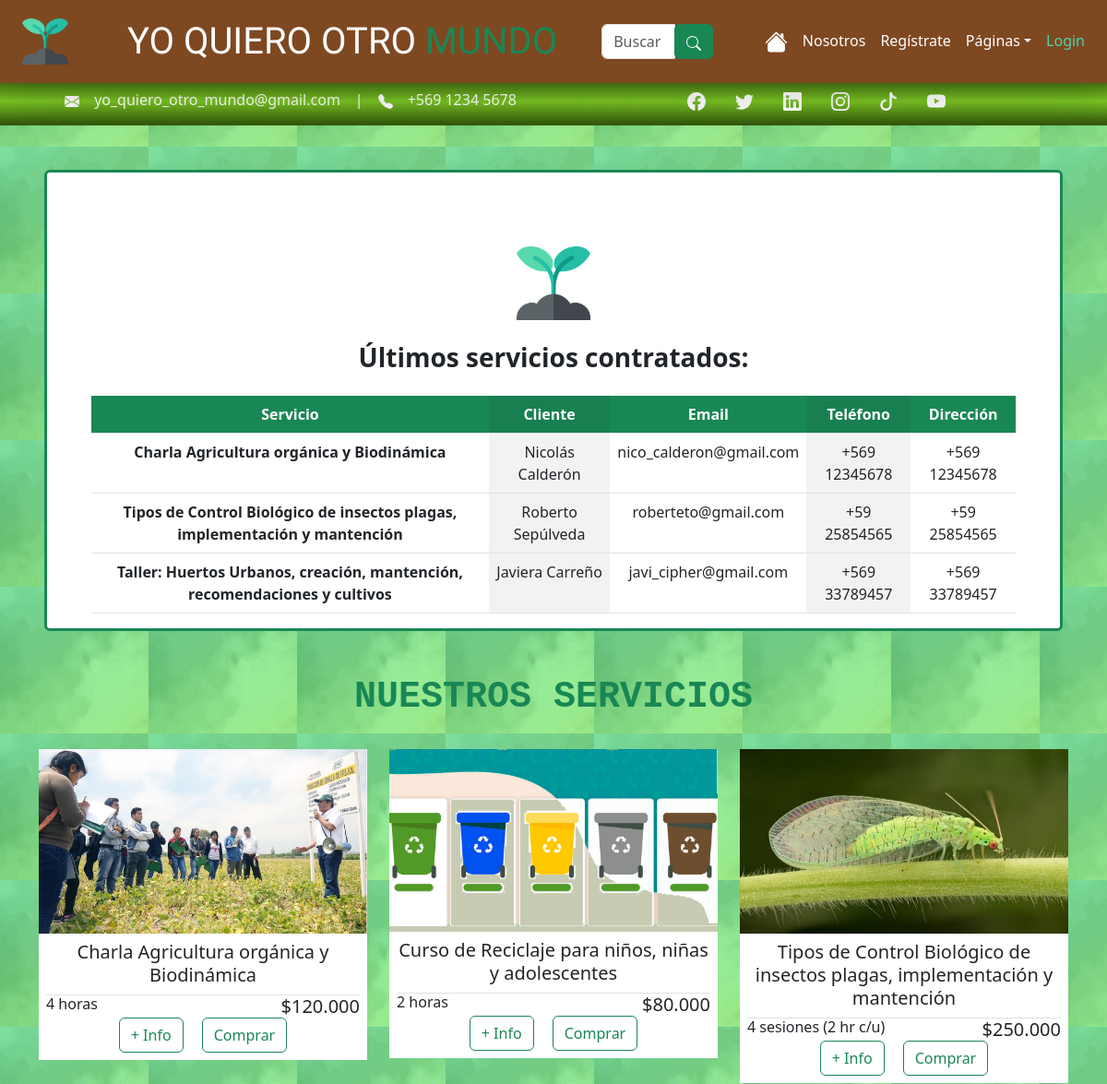
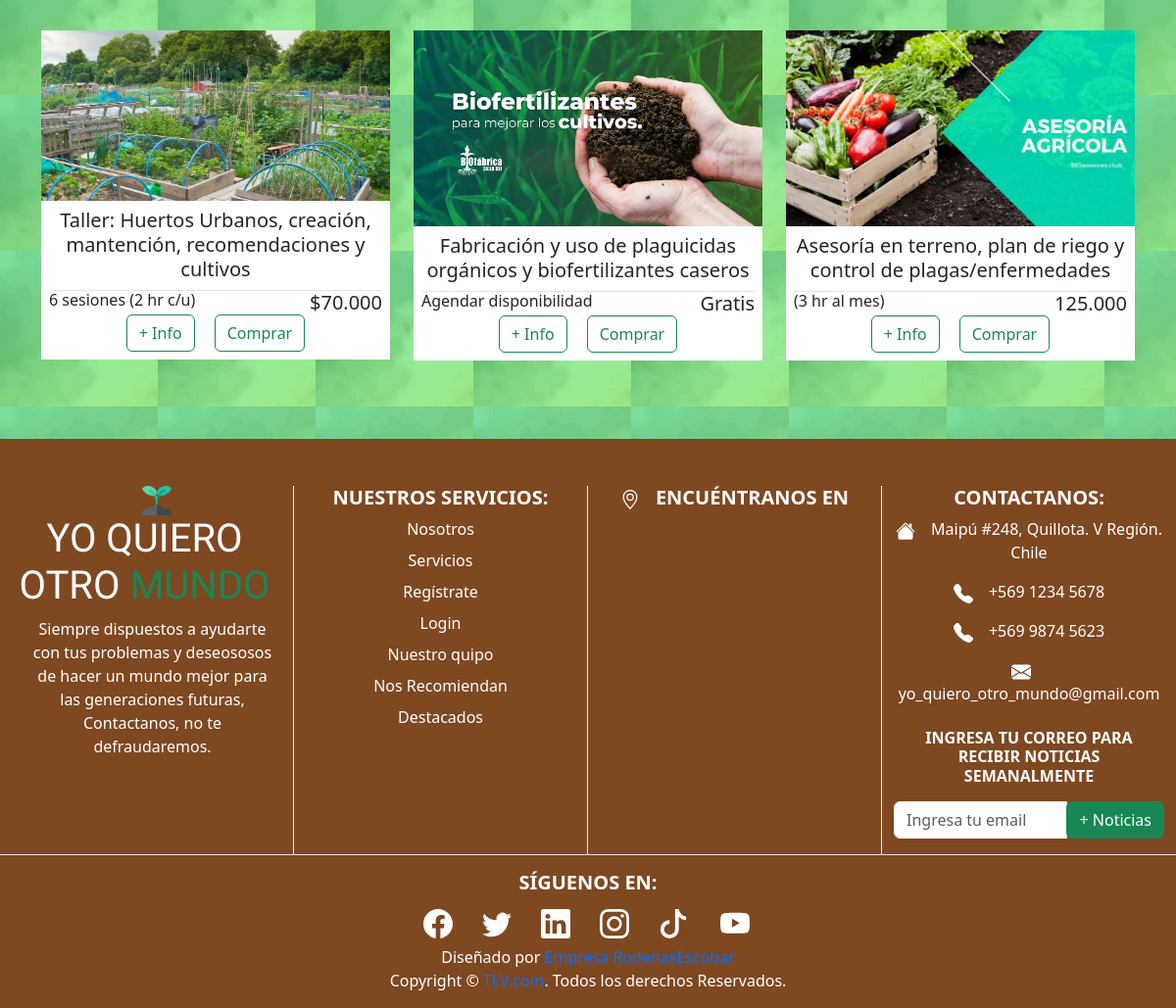
The app's page /servicios/ with its own data (2 pictures, top to bottom).
### app_1/models.py (models this page shows, shortened)
class Servicios_contratados (models.Model):
    servicio = models.CharField(max_length=100)
    nombre = models.CharField(max_length=100)
    apellido = models.CharField(max_length=100)
    correo = models.EmailField()
    telefono = models.CharField(max_length=20)
    direccion = models.CharField(max_length=100)

### app_1/views.py (the view)
# urls.py: path('servicios/', lista_servicios_contratados, name='lista_servicios'),
def lista_servicios_contratados(request):
    servicios = Servicios_contratados.objects.all()
    return render(request, 'servicios.html', {'servicios': servicios})

### app_1/templates/templates_app/servicios.html (shortened to what this page needs)
{% extends "base.html" %}
{% load static %}
{% block contenido %}
{% include "tablas/tabla_servicios.html" %}
{% block servicios %}
<div class="container-fluid">
    <div class="container pb-3">
        <div class="text-center mb-3 pb-3">
            <h1 class="text-success fw-bold textoEnDestacado pb-4">NUESTROS SERVICIOS</h1>
            <div class="row">
                <div class="col-lg-4 col-md-6 mb-4">
                    <div class="package-item bg-white mb-2 hoverZoom">
                        <img class="img-fluid" src="{% static 'img/cursos/CAPCITACION2.jpg' %}" alt="charla">
                        <div class="p-2">
                            <a class="h5 text-decoration-none" href="">Charla Agricultura orgánica y Biodinámica</a>
                            <div class="border-top mt-2 text-center">
                                <div class="d-flex justify-content-between">
                                    <h6 class="m-0">4 horas</h6>
                                    <h5 class="m-0">$120.000</h5>
                                </div>
                                <button class="btn btn-outline-success me-3">+ Info</button>
                                <button class="btn btn-outline-success">Comprar</button>
                            </div>
                        </div>
                    </div>
                </div>
                <div class="col-lg-4 col-md-6 mb-4">
                    <div class="package-item bg-white mb-2 hoverZoom">
                        <img class="img-fluid" src="{% static 'img/cursos/reciclaje.png' %}" alt="curso reciclaje">
                        <div class="p-2">
                            <a class="h5 text-decoration-none" href="">Curso de Reciclaje para niños, niñas y
                                adolescentes</a>
                            <div class="border-top mt-2 text-center">
                                <div class="d-flex justify-content-between">
                                    <h6 class="m-0">2 horas</h6>
                                    <h5 class="m-0">$80.000</h5>
                                </div>
                                <button class="btn btn-outline-success me-3">+ Info</button>
                                <button class="btn btn-outline-success">Comprar</button>
                            </div>
                        </div>
                    </div>
                </div>
                <div class="col-lg-4 col-md-6 mb-4">
                    <div class="package-item bg-white mb-2 hoverZoom">
                        <img class="img-fluid" src="{% static 'img/cursos/control_biologico.jpg' %}" alt="control biologico">
                        <div class="p-2">
                            <a class="h5 text-decoration-none" href="">Tipos de Control Biológico de insectos
                                plagas, implementación y mantención</a>
                            <div class="border-top mt-2 text-center">
                                <div class="d-flex justify-content-between">
                                    <h6 class="m-0">4 sesiones (2 hr
                                        c/u)</h6>
                                    <h5 class="m-0">$250.000</h5>
                                </div>
                                <button class="btn btn-outline-success me-3">+ Info</button>
                                <button class="btn btn-outline-success">Comprar</button>
                            </div>
                        </div>
                    </div>
                </div>
                <div class="col-lg-4 col-md-6 mb-4">
                    <div class="package-item bg-white mb-2 hoverZoom">
                        <img class="img-fluid" src="{% static 'img/cursos/huerto_urbano.jpg' %}" alt="huerto urbano">
                        <div class="p-2">
                            <a class="h5 text-decoration-none" href="">Taller: Huertos Urbanos, creación,
                                mantención, recomendaciones y cultivos</a>
                            <div class="border-top mt-2 text-center">
                                <div class="d-flex justify-content-between">
                                    <h6 class="m-0">6 sesiones (2 hr
                                        c/u)</h6>
                                    <h5 class="m-0">$70.000</h5>
                                </div>
                                <button class="btn btn-outline-success me-3">+ Info</button>
                                <button class="btn btn-outline-success">Comprar</button>
                            </div>
                        </div>
                    </div>
                </div>
                <div class="col-lg-4 col-md-6 mb-4">
                    <div class="package-item bg-white mb-2 hoverZoom">
                        <img class="img-fluid" src="{% static 'img/cursos/biofertilizantes.jpg' %}" alt="biofertilizantes">
                        <div class="p-2">
                            <a class="h5 text-decoration-none" href="">Fabricación y uso de plaguicidas orgánicos y
                                biofertilizantes caseros</a>
                            <div class="border-top mt-2 text-center">
                                <div class="d-flex justify-content-between">
                                    <h6 class="m-0">Agendar
                                        disponibilidad</h6>
                                    <h5 class="m-0">Gratis</h5>
                                </div>
                                <button class="btn btn-outline-success me-3">+ Info</button>
                                <button class="btn btn-outline-success">Comprar</button>
                            </div>
                        </div>
                    </div>
                </div>
                <div class="col-lg-4 col-md-6 mb-4">
                    <div class="package-item bg-white mb-2 hoverZoom">
                        <img class="img-fluid" src="{% static 'img/cursos/asesoria.jpg' %}" alt="asesoria">
                        <div class="p-2">
                            <a class="h5 text-decoration-none" href="">Asesoría en terreno, plan de riego y control de plagas/enfermedades</a>
                            <div class="border-top mt-2 text-center">
                                <div class="d-flex justify-content-between">
                                    <h6 class="m-0">(3 hr al mes)</h6>
                                    <h5 class="m-0">125.000</h5>
                                </div>
                                <button class="btn btn-outline-success me-3">+ Info</button>
                                <button class="btn btn-outline-success">Comprar</button>
                            </div>
                        </div>
                    </div>
                </div>
            </div>
        </div>
    </div>
</div>
{% endblock%}
{% endblock %}

### app_1/templates/templates_app/tablas/tabla_servicios.html
{% load static %}
<div class="card rounded-right-5 border-3 border-success m-5">
    <img class="align-self-center" src="{% static 'img/logo.png' %}" alt="logo_tabla" style="width: 80px; height: auto; margin-top: 80px;">
    <h3 class="text-center fw-bold my-4">Últimos servicios contratados:</h3>
    <div class="px-5 table-responsive">
        <table class="table table-striped-columns">
            <thead>
                <tr >
                    <th class="bg-success text-center text-white" scope="col">Servicio</th>
                    <th class="bg-success text-center text-white" scope="col">Cliente</th>
                    <th class="bg-success text-center text-white" scope="col">Email</th>
                    <th class="bg-success text-center text-white" scope="col">Teléfono</th>
                    <th class="bg-success text-center text-white" cope="col">Dirección</th>
                </tr>
            </thead>
            <tbody>
                {% for servicios in servicios %}
                <tr>
                    <th class="text-center">{{ servicios.servicio }}</th>
                    <td class="text-center">{{ servicios.nombre }} {{ servicios.apellido }}</td>
                    <td class="text-center">{{ servicios.correo }}</td>
                    <td class="text-center">{{ servicios.telefono }}</td>
                    <td class="text-center">{{ servicios.telefono }}</td>
                </tr>
                {% endfor %}
            </tbody>
        </table>
    </div>
</div>

### app_1/static/style.css (style rules this page uses)
.img_fondo { background-image: url("../static/img/fondo.jpg"); }
.textoEnDestacado { font-family: 'Courier New', Courier, monospace; }

### records on screen
Servicios_contratados: servicio "Charla Agricultura orgánica y Biodinámica", nombre "Nicolás", apellido "Calderón", correo "nico_calderon@gmail.com", telefono "+569 12345678"
Servicios_contratados: servicio "Tipos de Control Biológico de insectos plagas, implementación y mantención", nombre "Roberto", apellido "Sepúlveda", correo "roberteto@gmail.com", telefono "+59 25854565"
Servicios_contratados: servicio "Taller: Huertos Urbanos, creación, mantención, recomendaciones y cultivos", nombre "Javiera", apellido "Carreño", correo "javi_cipher@gmail.com", telefono "+569 33789457"
